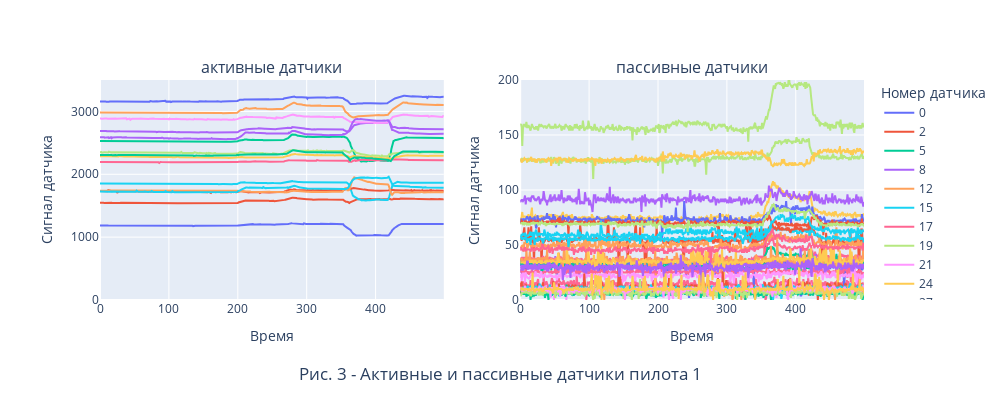

Write notebook code for a chart like this one.
### Code cell
f.get_active_passive_sensors_plot(1, X_train, plot_counter=3)

### Figure 1 — Plotly figure (JSON) as saved in the notebook; plotly's stock layout.template omitted (floating-point values rounded to 4 significant figures; data arrays with more than 128 entries replaced by an {"elided": "..."} marker saying what was removed)
{"data": [{"name": "0", "type": "scatter", "x": {"elided": "500 int values"}, "xaxis": "x", "y": {"elided": "500 int values"}, "yaxis": "y"}, {"name": "2", "type": "scatter", "x": {"elided": "500 int values"}, "xaxis": "x", "y": {"elided": "500 int values"}, "yaxis": "y"}, {"name": "5", "type": "scatter", "x": {"elided": "500 int values"}, "xaxis": "x", "y": {"elided": "500 int values"}, "yaxis": "y"}, {"name": "8", "type": "scatter", "x": {"elided": "500 int values"}, "xaxis": "x", "y": {"elided": "500 int values"}, "yaxis": "y"}, {"name": "12", "type": "scatter", "x": {"elided": "500 int values"}, "xaxis": "x", "y": {"elided": "500 int values"}, "yaxis": "y"}, {"name": "15", "type": "scatter", "x": {"elided": "500 int values"}, "xaxis": "x", "y": {"elided": "500 int values"}, "yaxis": "y"}, {"name": "17", "type": "scatter", "x": {"elided": "500 int values"}, "xaxis": "x", "y": {"elided": "500 int values"}, "yaxis": "y"}, {"name": "19", "type": "scatter", "x": {"elided": "500 int values"}, "xaxis": "x", "y": {"elided": "500 int values"}, "yaxis": "y"}, {"name": "21", "type": "scatter", "x": {"elided": "500 int values"}, "xaxis": "x", "y": {"elided": "500 int values"}, "yaxis": "y"}, {"name": "24", "type": "scatter", "x": {"elided": "500 int values"}, "xaxis": "x", "y": {"elided": "500 int values"}, "yaxis": "y"}, {"name": "27", "type": "scatter", "x": {"elided": "500 int values"}, "xaxis": "x", "y": {"elided": "500 int values"}, "yaxis": "y"}, {"name": "29", "type": "scatter", "x": {"elided": "500 int values"}, "xaxis": "x", "y": {"elided": "500 int values"}, "yaxis": "y"}, {"name": "30", "type": "scatter", "x": {"elided": "500 int values"}, "xaxis": "x", "y": {"elided": "500 int values"}, "yaxis": "y"}, {"name": "33", "type": "scatter", "x": {"elided": "500 int values"}, "xaxis": "x", "y": {"elided": "500 int values"}, "yaxis": "y"}, {"name": "36", "type": "scatter", "x": {"elided": "500 int values"}, "xaxis": "x", "y": {"elided": "500 int values"}, "yaxis": "y"}, {"name": "38", "type": "scatter", "x": {"elided": "500 int values"}, "xaxis": "x", "y": {"elided": "500 int values"}, "yaxis": "y"}, {"name": "1", "type": "scatter", "x": {"elided": "500 int values"}, "xaxis": "x2", "y": {"elided": "500 int values"}, "yaxis": "y2"}, {"name": "3", "type": "scatter", "x": {"elided": "500 int values"}, "xaxis": "x2", "y": {"elided": "500 int values"}, "yaxis": "y2"}, {"name": "4", "type": "scatter", "x": {"elided": "500 int values"}, "xaxis": "x2", "y": {"elided": "500 int values"}, "yaxis": "y2"}, {"name": "6", "type": "scatter", "x": {"elided": "500 int values"}, "xaxis": "x2", "y": {"elided": "500 int values"}, "yaxis": "y2"}, {"name": "7", "type": "scatter", "x": {"elided": "500 int values"}, "xaxis": "x2", "y": {"elided": "500 int values"}, "yaxis": "y2"}, {"name": "9", "type": "scatter", "x": {"elided": "500 int values"}, "xaxis": "x2", "y": {"elided": "500 int values"}, "yaxis": "y2"}, {"name": "10", "type": "scatter", "x": {"elided": "500 int values"}, "xaxis": "x2", "y": {"elided": "500 int values"}, "yaxis": "y2"}, {"name": "11", "type": "scatter", "x": {"elided": "500 int values"}, "xaxis": "x2", "y": {"elided": "500 int values"}, "yaxis": "y2"}, {"name": "13", "type": "scatter", "x": {"elided": "500 int values"}, "xaxis": "x2", "y": {"elided": "500 int values"}, "yaxis": "y2"}, {"name": "14", "type": "scatter", "x": {"elided": "500 int values"}, "xaxis": "x2", "y": {"elided": "500 int values"}, "yaxis": "y2"}, {"name": "16", "type": "scatter", "x": {"elided": "500 int values"}, "xaxis": "x2", "y": {"elided": "500 int values"}, "yaxis": "y2"}, {"name": "18", "type": "scatter", "x": {"elided": "500 int values"}, "xaxis": "x2", "y": {"elided": "500 int values"}, "yaxis": "y2"}, {"name": "20", "type": "scatter", "x": {"elided": "500 int values"}, "xaxis": "x2", "y": {"elided": "500 int values"}, "yaxis": "y2"}, {"name": "22", "type": "scatter", "x": {"elided": "500 int values"}, "xaxis": "x2", "y": {"elided": "500 int values"}, "yaxis": "y2"}, {"name": "23", "type": "scatter", "x": {"elided": "500 int values"}, "xaxis": "x2", "y": {"elided": "500 int values"}, "yaxis": "y2"}, {"name": "25", "type": "scatter", "x": {"elided": "500 int values"}, "xaxis": "x2", "y": {"elided": "500 int values"}, "yaxis": "y2"}, {"name": "26", "type": "scatter", "x": {"elided": "500 int values"}, "xaxis": "x2", "y": {"elided": "500 int values"}, "yaxis": "y2"}, {"name": "28", "type": "scatter", "x": {"elided": "500 int values"}, "xaxis": "x2", "y": {"elided": "500 int values"}, "yaxis": "y2"}, {"name": "31", "type": "scatter", "x": {"elided": "500 int values"}, "xaxis": "x2", "y": {"elided": "500 int values"}, "yaxis": "y2"}, {"name": "32", "type": "scatter", "x": {"elided": "500 int values"}, "xaxis": "x2", "y": {"elided": "500 int values"}, "yaxis": "y2"}, {"name": "34", "type": "scatter", "x": {"elided": "500 int values"}, "xaxis": "x2", "y": {"elided": "500 int values"}, "yaxis": "y2"}, {"name": "35", "type": "scatter", "x": {"elided": "500 int values"}, "xaxis": "x2", "y": {"elided": "500 int values"}, "yaxis": "y2"}, {"name": "37", "type": "scatter", "x": {"elided": "500 int values"}, "xaxis": "x2", "y": {"elided": "500 int values"}, "yaxis": "y2"}, {"name": "39", "type": "scatter", "x": {"elided": "500 int values"}, "xaxis": "x2", "y": {"elided": "500 int values"}, "yaxis": "y2"}, {"name": "40", "type": "scatter", "x": {"elided": "500 int values"}, "xaxis": "x2", "y": {"elided": "500 int values"}, "yaxis": "y2"}, {"name": "41", "type": "scatter", "x": {"elided": "500 int values"}, "xaxis": "x2", "y": {"elided": "500 int values"}, "yaxis": "y2"}, {"name": "42", "type": "scatter", "x": {"elided": "500 int values"}, "xaxis": "x2", "y": {"elided": "500 int values"}, "yaxis": "y2"}, {"name": "43", "type": "scatter", "x": {"elided": "500 int values"}, "xaxis": "x2", "y": {"elided": "500 int values"}, "yaxis": "y2"}, {"name": "44", "type": "scatter", "x": {"elided": "500 int values"}, "xaxis": "x2", "y": {"elided": "500 int values"}, "yaxis": "y2"}, {"name": "45", "type": "scatter", "x": {"elided": "500 int values"}, "xaxis": "x2", "y": {"elided": "500 int values"}, "yaxis": "y2"}, {"name": "46", "type": "scatter", "x": {"elided": "500 int values"}, "xaxis": "x2", "y": {"elided": "500 int values"}, "yaxis": "y2"}, {"name": "47", "type": "scatter", "x": {"elided": "500 int values"}, "xaxis": "x2", "y": {"elided": "500 int values"}, "yaxis": "y2"}, {"name": "48", "type": "scatter", "x": {"elided": "500 int values"}, "xaxis": "x2", "y": {"elided": "500 int values"}, "yaxis": "y2"}, {"name": "49", "type": "scatter", "x": {"elided": "500 int values"}, "xaxis": "x2", "y": {"elided": "500 int values"}, "yaxis": "y2"}], "layout": {"annotations": [{"font": {"size": 16}, "showarrow": false, "text": "активные датчики", "x": 0.225, "xanchor": "center", "xref": "paper", "y": 1, "yanchor": "bottom", "yref": "paper"}, {"font": {"size": 16}, "showarrow": false, "text": "пассивные датчики", "x": 0.775, "xanchor": "center", "xref": "paper", "y": 1, "yanchor": "bottom", "yref": "paper"}], "height": 400, "legend": {"title": {"text": "Номер датчика"}}, "margin": {"b": 100, "l": 100, "r": 60, "t": 80}, "title": {"text": "Рис. 3 - Активные и пассивные датчики пилота 1", "x": 0.5, "y": 0.05}, "width": 1000, "xaxis": {"anchor": "y", "domain": [0, 0.45], "title": {"text": "Время"}}, "xaxis2": {"anchor": "y2", "domain": [0.55, 1], "title": {"text": "Время"}}, "yaxis": {"anchor": "x", "domain": [0, 1], "range": [0, 3500], "title": {"text": "Сигнал датчика"}}, "yaxis2": {"anchor": "x2", "domain": [0, 1], "range": [0, 200], "title": {"text": "Сигнал датчика"}}}}
